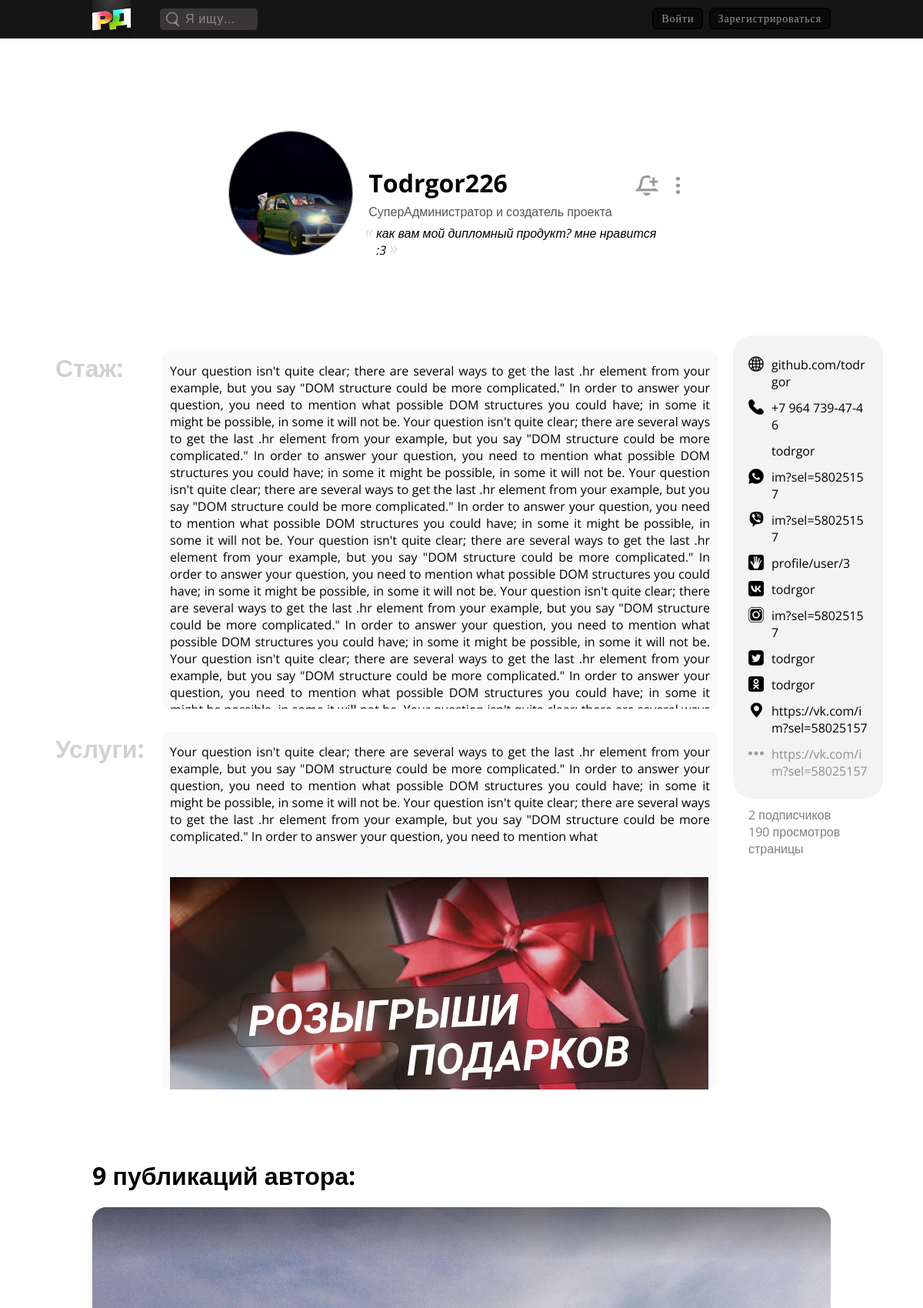
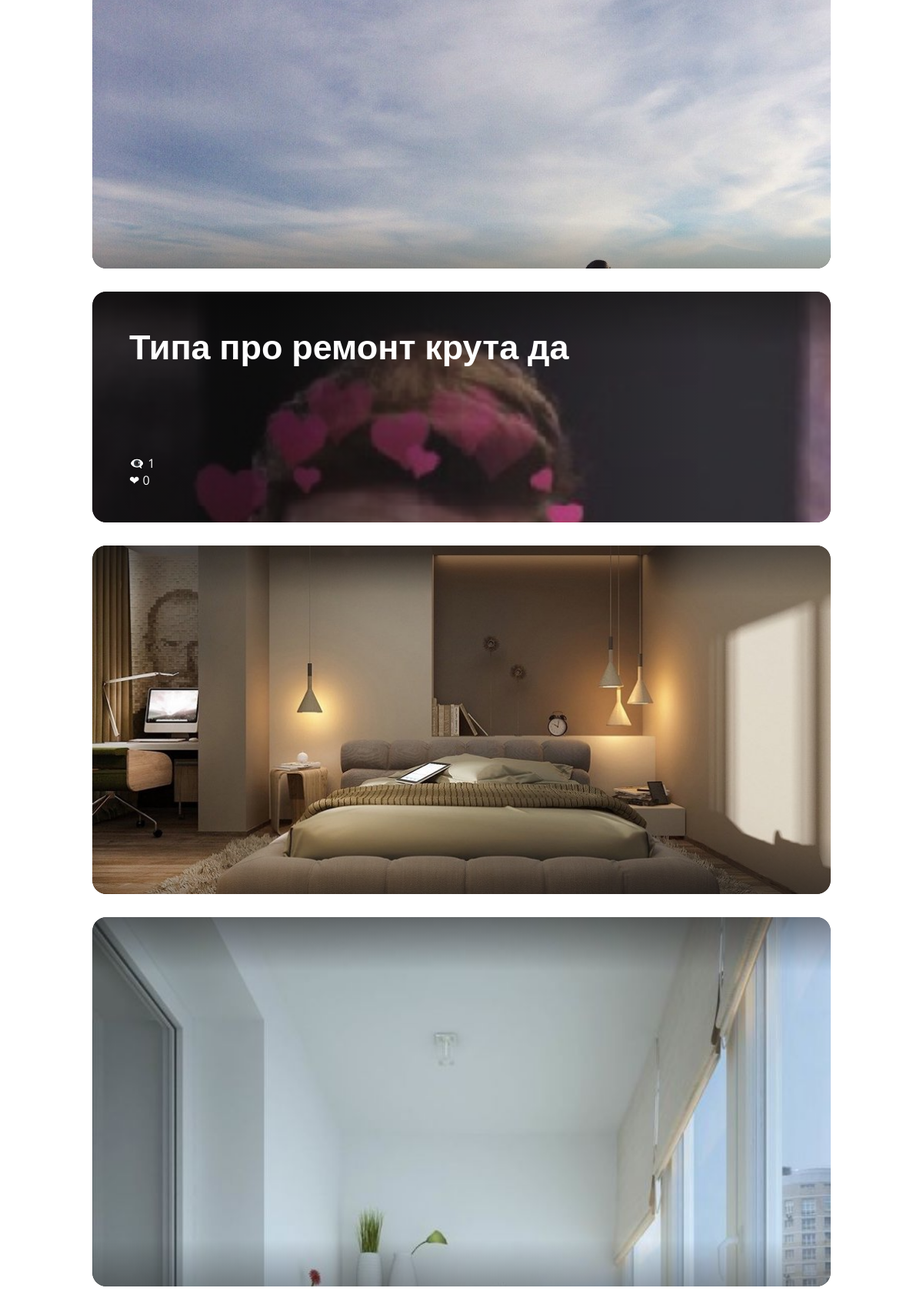
The page /account/1/ (upper part) on the database its author committed (2 pictures, top to bottom).
### authapp/models.py (models this page shows, shortened)
class User(AbstractUser):
    photo = models.ImageField(upload_to='users_avatars', blank=True, null=True, default='users_avatars/no_avatar.png', verbose_name='Аватарка')
    role = models.ForeignKey('UserRoles', on_delete=models.SET_DEFAULT, default=1, verbose_name='Роль в ИС', blank=False)
    bio = models.CharField(max_length=100, blank=True, null=True, verbose_name='Самоописание/статус')
    age = models.PositiveIntegerField(verbose_name='Возраст', null=True, blank=True, validators=[MinValueValidator(1), MaxValueValidator(111)])
    phone_number = PhoneNumberField(null=True, blank=False, unique=True, verbose_name="Номер телефона")
    last_entry = models.DateTimeField(auto_now=True, verbose_name='Последняя авторизация')
    seen_count = models.IntegerField(default=0, verbose_name='Просмотров страницы пользователя')
    following_for = models.ManyToManyField('User', related_name="users_in_follows", verbose_name='Пользователь, про кого подписчик получает уведомления')
    class Meta:
        verbose_name = 'Пользователь'
        verbose_name_plural = 'Пользователи'
    def save(self, *args, **kwargs): # ужать аватарку для экономии пространства на сервере
       instance = super(User, self).save(*args, **kwargs)
       image = Image.open(self.photo.path)
       image.save(self.photo.path, quality=10, optimize=True)
       return instance

class ExpertInfo(models.Model):
    expert_account = models.OneToOneField('User', on_delete=models.CASCADE, unique=True, verbose_name='Аккаунт эксперта')
    knowledge = RichTextUploadingField(blank=True, max_length=5500, null=True, verbose_name='Стаж', default='')
    offer = RichTextUploadingField(blank=True, max_length=5500, null=True, verbose_name='Список предлагаемых услуг', default='')
    bisness_phone_number = PhoneNumberField(null=True, blank=True, verbose_name="Рабочий номер телефона (для клиентов)")
    site = models.CharField(blank=True, null=True, max_length=255, verbose_name='Ссылка на сайт', default='')
    address = models.CharField(blank=True, null=True, max_length=255, verbose_name='Адрес', default='')
    telegram = models.CharField(blank=True, null=True, max_length=255, verbose_name='Номер телефона, к которому привязан аккаунт Telegram', default='')
    whatsapp = models.CharField(blank=True, null=True, max_length=255, verbose_name='Номер телефона, к которому привязан аккаунт WhatsApp', default='')
    viber = models.CharField(blank=True, null=True, max_length=255, verbose_name='Номер телефона, к которому привязан аккаунт Viber', default='')
    lol = models.CharField(blank=True, null=True, max_length=255, verbose_name='Ссылка на профиль LifeOnLine', default='')
    vk = models.CharField(blank=True, null=True, max_length=255, verbose_name='Ссылка на профиль VK', default='')
    inst = models.CharField(blank=True, null=True, max_length=255, verbose_name='Ссылка на профиль Instagram', default='')
    ok = models.CharField(blank=True, null=True, max_length=255, verbose_name='Ссылка на профиль Одноклассники', default='')
    twitter = models.CharField(blank=True, null=True, max_length=255, verbose_name='Ссылка на профиль Facebook', default='')
    other = models.CharField(blank=True, null=True, max_length=255, verbose_name='Дополнительная контактная информация при необходимости', default='')
    class Meta:
        verbose_name = 'Информация о специалисте'
        verbose_name_plural = 'Информация о специалистах'
    @property
    def count_follovers(self):
        return User.objects.filter(following_for__id=self.expert_account.id).count()
    @property
    def is_not_empty(self):
        empty_list = ['', None]
        answer = (
            not self.bisness_phone_number in empty_list or
            not self.knowledge in empty_list or
            not self.offer in empty_list or
            not self.site in empty_list or
            not self.address in empty_list or
            not self.telegram in empty_list or
            not self.whatsapp in empty_list or
            not self.viber in empty_list or
            not self.lol in empty_list or
            not self.vk in empty_list or
            not self.inst in empty_list or
            not self.ok in empty_list or
            not self.twitter in empty_list or
            not self.other in empty_list
        )
        return answer

### publicationapp/models.py (models this page shows, shortened)
class Publication(models.Model):
    title = models.CharField(max_length=135, verbose_name='Заголовок публикации')
    type = models.ForeignKey('PubTypes', on_delete=models.CASCADE, default=0, verbose_name='Вид публикации', blank=False)
    preview = models.FileField(max_length=200, upload_to='pub_media', validators=[FileExtensionValidator(['mp4', 'mov', 'png', 'jpg', 'jpeg', 'gif'])], verbose_name='Превью')
    content = RichTextUploadingField(blank=True, null=True, verbose_name='Контент', default='')
    author = models.ForeignKey(settings.AUTH_USER_MODEL, on_delete=models.SET_NULL, null=True, verbose_name='Автор')
    pushed = models.DateTimeField(auto_now_add=True, verbose_name='Дата и время публикации')
    tags = models.ManyToManyField('Tag', verbose_name='Теги публикции')
    cost_min = models.FloatField(validators=[MinValueValidator(0.0)], blank=True, default=0, verbose_name='бюджет от')
    cost_max = models.FloatField(validators=[MinValueValidator(0.0)], blank=True, default=1, verbose_name='бюджет до')
    shared_count = models.IntegerField(default=0, verbose_name='"Поделиться" нажато раз')
    class Meta:
        verbose_name = 'Публикация'
        verbose_name_plural = 'Публикации'
        ordering = ('-pushed',)
    @property
    def seen_count(self):
        return SeenPubs.objects.filter(pub=self.id).count()
    @property
    def saved_count(self):
        return SavedPubs.objects.filter(pub=self.id).count()
    @property
    def unstyled_content(self):  # пройтись по content и убрать все стили, оставить просто текст
        return bleach.clean(self.content, tags=[], strip=True)

### authapp/views.py (the view, shortened to what this page needs)
# urls.py: path('<int:pk>/', authapp.AccountOneWatch.as_view(), name='one'),
class AccountOneWatch(ListView):
    model = User
    template_name = 'authapp/user_one.html'
    context_object_name = 'opened_user'
    allow_empty = False # сделать ответ на случай, если публикации с введённым id не существует
    def get_queryset(self):
        opened_user = User.objects.get(id=self.kwargs['pk'])
        opened_user.seen_count +=1
        opened_user.save()
        return opened_user
    def get_context_data(self, **kwargs):
        context = super(AccountOneWatch, self).get_context_data(**kwargs)
        saved_pubs = [sp.pub.id for sp in SavedPubs.objects.filter(saver=self.request.user)] if self.request.user.is_authenticated else None
        expert_info = expert_pubs = None
        if context['opened_user'].role.id in [2, 4]:
            expert_pubs = Publication.objects.filter(author=self.kwargs['pk'], type__id__in=[11, 21, 31])
            try:
                expert_info = ExpertInfo.objects.get(expert_account=self.kwargs['pk'])
            except ObjectDoesNotExist:
                expert_info = None
        context.update({
            'expert_info': expert_info,
            'expert_pubs': expert_pubs,
            'saved_pubs': saved_pubs,
        })
        return context

### authapp/templates/authapp/user_one.html (shortened to what this page needs)
{% extends 'mainapp/base.html' %}
{% block css %}
  <link rel="stylesheet" href="/static/lib\css\style_header.css">
  <link rel="stylesheet" href="/static/lib\css\style_footer.css">
  <link rel="stylesheet" href="/static/lib\css\style_watch_designs.css">
  <link rel="stylesheet" href="/static/lib\css\style_watch_repairs.css">
  <link rel="stylesheet" href="/static/lib\css\style_watch_lifehacks.css">
  <link rel="stylesheet" href="/static/lib\css\style_watch_account.css">
{% endblock %}
{% block content %}
  <div class="pubs_container">
    <div class="photo_nickname_role_additionalFunctions">
      <img src="{{ opened_user.photo.url }}" alt="" class="user_photo">
      <div class="user_nickname_and_role">
        <h4 class="user_nikname">{{ opened_user.username }}</h4>
        <p class="user_role">
          {% if opened_user.role.id == 1 %}
            Пользователь-зритель
          {% elif opened_user.role.id == 2 %}
            Автор публикаций
          {% elif opened_user.role.id == 3 %}
            Администратор
          {% elif opened_user.role.id == 4 and opened_user.id == 1 %}
            СуперАдминистратор и создатель проекта
          {% elif opened_user.role.id == 4 and opened_user.id != 1 %}
            СуперАдминистратор
          {% else %}
            Какого-то фига у пользователя не определена его роль
          {% endif %}
        </p>
      </div>
      {% if opened_user.role.id == 2 or opened_user.role.id == 4 %}
        {% if user.is_authenticated %}
          {% if user != opened_user %}
            <a onclick="toggleGetNotiFromAuthor( {{ opened_user.id }} )" class="nickname_noti" id="{{ opened_user.id }}">
            <div class="get_noti {% if opened_user in user.following_for.all %} noties_gotten {% endif %}" title="Получать уведомления о новых записях пользователя {{ opened_user.username }}"></div></a>
          {% endif %}
        {% else %}
          <a onclick="YouHaveToLogin('получать уведомления о новых публикациях этого автора')" class="nickname_noti">
          <div class="get_noti" title="Получать уведомления о новых записях пользователя {{ opened_user.username }}"></div></a>
        {% endif %}
      {% endif %}
      {% if user != opened_user %}
        <p onclick="togglePubAdditionalFunctionsAuthor({{ opened_user.id }})" class="additionalFunctions">•••</p>
      {% endif %}
    </div>
    {% if opened_user.bio %}
      <p class="bio notNone">
        <span class="quotes opening noselectable">«</span>
        <span class="notNone">{{ opened_user.bio }}</span><span class="quotes closing noselectable">»</span>
      </p>
    {% else %}
      <p class="bio None"><span class="user_doesnt_have_bio">У этого пользователя нет статуса.</span></p>
      <p class="bio notNone" style="display:none"></p>
    {% endif %}
    {% if opened_user.role.id == 2 or opened_user.role.id == 4 %}
      <div class="expert_info_and_offer_and_contact_info">
        {% if expert_info.is_not_empty %}
          <div class="expert_info_and_offer">
            <div class="expert_info">
              <h4>Стаж:</h4>
                {% if expert_info.knowledge %}
                  <div class="offer_text_frame">
                    <div class="offer_text">{{ expert_info.knowledge|safe }}</div>
                  </div>
                {% else %}
                  <p class="offer_text" style="font-style: italic; color: gray; margin: auto;">Нет информации.</p>
                {% endif %}
            </div>
            <div class="offer">
              <h4>Услуги:</h4>
                {% if expert_info.offer %}
                  <div class="offer_text_frame">
                    <div class="offer_text">{{ expert_info.offer|safe }}</div>
                  </div>
                {% else %}
                  <p class="offer_text" style="font-style: italic; color: gray; margin: auto;">Нет информации.</p>
                {% endif %}
            </div>
          </div>
          <div class="contact_info_and_user_some_counts">
            <div class="contact_info">
              {% if expert_info.site %}                 <a href="http://{{ expert_info.site }}">                            <p class="site">      <span class="icon"></span>  {{ expert_info.site }}                 </p> </a> {% endif %}
              {% if expert_info.bisness_phone_number %} <a href="tel:{{ expert_info.bisness_phone_number }}">               <p class="telephone"> <span class="icon"></span>  {{ expert_info.bisness_phone_number }} </p> </a> {% endif %}
              {% if expert_info.telegram %}             <a href="https://t.me/{{ expert_info.telegram }}">                  <p class="telegram">  <span class="icon"></span>  {{ expert_info.telegram }}             </p> </a> {% endif %}
              {% if expert_info.whatsapp %}             <a href="https://wa.me/{{ expert_info.whatsapp }} ">                <p class="whatsapp">  <span class="icon"></span>  {{ expert_info.whatsapp }}             </p> </a> {% endif %}
              {% if expert_info.viber %}                <a href="https://vb.me/{{ expert_info.viber }}">                    <p class="viber">     <span class="icon"></span>  {{ expert_info.viber }}                </p> </a> {% endif %}
              {% if expert_info.lol %}                  <a href="http://life-online.ru/{{ expert_info.lol }}">              <p class="lol">       <span class="icon"></span>  {{ expert_info.lol }}                  </p> </a> {% endif %}
              {% if expert_info.vk %}                   <a href="https://vk.com/{{ expert_info.vk }}">                      <p class="vk">        <span class="icon"></span>  {{ expert_info.vk }}                   </p> </a> {% endif %}
              {% if expert_info.inst %}                 <a href="https://instagram.com/{{ expert_info.inst }}">             <p class="instagram"> <span class="icon"></span>  {{ expert_info.inst }}                 </p> </a> {% endif %}
              {% if expert_info.twitter %}              <a href="https://twitter.com/{{ expert_info.twitter }}">            <p class="twitter">   <span class="icon"></span>  {{ expert_info.twitter }}              </p> </a> {% endif %}
              {% if expert_info.ok %}                   <a href="https://ok.ru/{{ expert_info.ok }}">                       <p class="ok">        <span class="icon"></span>  {{ expert_info.ok }}                   </p> </a> {% endif %}
              {% if expert_info.address %}              <a href="https://yandex.ru/maps/?text={{ expert_info.address }}">   <p class="address">   <span class="icon"></span>  {{ expert_info.address }}              </p> </a> {% endif %}
              {% if expert_info.other %}                                                                                    <p class="other">     <span class="icon"></span>  {{ expert_info.other }}                </p>      {% endif %}
            </div>
            <div class="user_some_counts">
              <p>{{ expert_info.count_follovers }} подписчиков</p>
              <p>{{ opened_user.seen_count }} просмотров страницы</p>
            </div>
          </div>
        {% endif %}
      </div>
      {% if expert_pubs %}
        <h1 class="author_pubs">{{ expert_pubs.count }} публикаций автора:</h1>
        {% for pub in expert_pubs %}
          {% if pub.type.id == 21 %}
            <div class="pub_one design" id="{{ pub.id }}">
              <div class="img_from_pub">
                <img src="{{ pub.preview.url }}" alt="">
                <div class="img_black_gradient"> </div>
              </div>
            </div>
          {% endif %}
          {% if pub.type.id == 11 %}
            <div class="pub_one repair" id="{{ pub.id }}">
              <div class="img_from_pub">
                <img src="{{ pub.preview.url }}" alt="">
                <div class="img_black_gradient"> </div>
              </div>
              <div class="pub_info">
                <p class="pub_title before_slides_ten">{{pub.title}}</p>
                <p class="pub_stats">👁‍🗨 {{ pub.seen_count }}<br>
                                     ❤  {{ pub.saved_count }} </p>
              </div>
            </div>
          {% endif %}
        {% endfor %}
      {% endif %}
    {% endif %}
  </div>
{% endblock %}

### rows shown on the page
User: photo (picture), username "Todrgor226", bio "как вам мой дипломный продукт? мне нравится :3", seen_count "190"
ExpertInfo: knowledge "Your question isn't quite clear; there are several ways to get the last .hr element from your example, but you say \"DOM structure could be more complicated.\" In order to answer your question, you need to mention what possible DOM structures you could have; in some it might be possible, in some it will not be. Your question isn't quite clear; there are several ways to get the last .hr element from your example, but you say \"DOM structure could be more complicated.\" In order to answer your question, you need to mention what possible DOM structures you could have; in some it might be possible, in some it will not be. Your question isn't quite clear; there are several ways to get the last .hr…", offer "Your question isn't quite clear; there are several ways to get the last .hr element from your example, but you say \"DOM structure could be more complicated.\" In order to answer your question, you need to mention what possible DOM structures you could have; in some it might be possible, in some it will not be. Your question isn't quite clear; there are several ways to get the last .hr element from your example, but you say \"DOM structure could be more complicated.\" In order to answer your question, you need to mention what", offer (picture), site "github.com/todrgor", bisness_phone_number "+7 964 739-47-46", telegram "todrgor", whatsapp "im?sel=58025157", viber "im?sel=58025157", lol "profile/user/3", vk "todrgor", inst "im?sel=58025157", twitter "todrgor", ok "todrgor", address "https://vk.com/im?sel=58025157", other "https://vk.com/im?sel=58025157", count_follovers "2"
Publication: preview (picture)
Publication: preview (picture), title "Типа про ремонт крута да", seen_count "1", saved_count "0"
Publication: preview (picture)
Publication: preview (picture)

### other values the page prints
{{ expert_pubs.count }} "9"
